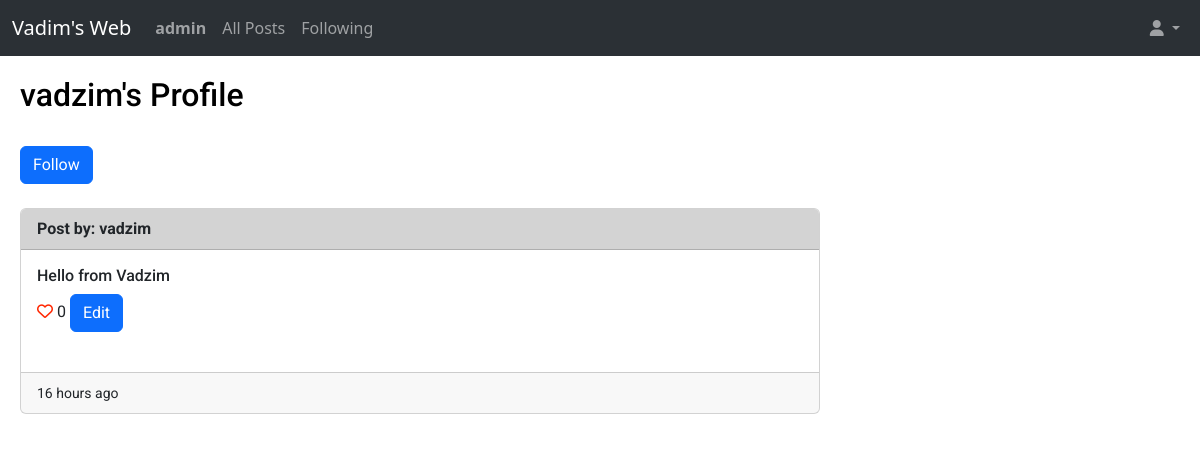
Page /profileforuserid/1 (signed in) on the committed database.
### web/models.py (models this page shows, shortened)
class User(AbstractUser):
    def __str__(self):
        return f"{self.username}"

class Post(models.Model):
    user = models.ForeignKey(User, on_delete=models.CASCADE, related_name='post_user')
    content = models.CharField(max_length=140)
    creation_date = models.DateTimeField(auto_now_add=True, blank=True)
    number_of_likes = models.IntegerField(default=0)
    comments = models.ManyToManyField('Comments', blank=True, related_name="comments")

### web/views.py (the view)
# urls.py: path("profileforuserid/<int:post_user_id>", views.profileforuserid, name="profileforuserid"),
def profileforuserid(request, post_user_id):
    current_user_id = request.user.id
    current_user1 = User.objects.get(id=request.user.id)
    if current_user_id == post_user_id:
        return HttpResponseRedirect(reverse('userprofile'))
    else:
        post_user = User.objects.get(id=post_user_id)
        allposts = Post.objects.filter(user=post_user).order_by('id').reverse()
        allfollow = Follow.objects.all()
        current_following_postuser = False
        for item in allfollow:
            if item.follower == current_user1 and item.followed == post_user:
                current_following_postuser = True
        return render(request, "web/userprofile.html", {
                "allposts": allposts,
                "current_user": post_user,
                "follow": current_following_postuser
            })

### web/templates/web/userprofile.html (shortened to what this page needs)
{% extends "web/layout.html" %}
{% load humanize %}
{% block body %}
    <h2>{{ current_user }}'s Profile</h2>
   <br>
    {% if follow == True %}
        <form action="{% url 'unfollow' current_user.id %}" method="post">
            {% csrf_token %}
            <button type="submit" class="btn btn-primary">Unfollow</button>
        </form>
    {% elif follow == False %}
        <form action="{% url 'follow' current_user.id %}" method="post">
            <button type="submit" class="btn btn-primary">Follow</button>
        </form>
        {% endif %}
   <br>
    {% for post in allposts %}
        <div class="card" style="max-width: 50rem;">
            <div style="background-color:lightgray;" class="card-header">
                <strong>Post by: {{ post.user }}</strong>
            </div>
            <div class="card-body">
                <h6 class="card-title">{{ post.content }}</h6>
                <a href="#"><i class="fa-regular fa-heart" style="color: #ff2600;"></i></a> {{ post.number_of_likes }}
                {% if current_user == post.user %}
                    <button type="button" class="btn btn-primary" data-bs-toggle="modal" data-bs-target="#exampleModal">
                        Edit
                    </button>
                {% endif %}
                <br>
                <br>
            </div>
            <div class="card-footer">
                <small>{{ post.creation_date|naturaltime }}</small>
            </div>
        </div>
        <br>
    {% endfor %}
{% endblock %}

### web/templates/web/layout.html (shortened to what this page needs)
{% load static %}
<!DOCTYPE html>
<html lang="en">
<head>
    <link href="https://cdn.jsdelivr.net/npm/bootstrap@5.3.0-alpha3/dist/css/bootstrap.min.css" rel="stylesheet">
    <link href="{% static 'web/styles.css' %}" rel="stylesheet">
</head>
<body>
    <nav class="navbar bg-dark navbar-expand-lg bg-body-tertiary" data-bs-theme="dark">
        <div class="container-fluid">
          <div class="navbar-brand">Vadim's Web</div>
          <div class="collapse navbar-collapse" id="navbarSupportedContent">
            <ul class="navbar-nav me-auto mb-2 mb-lg-0">
                {% if user.is_authenticated %}
                    <li class="nav-item">
                        <a class="nav-link" href="{% url 'userprofile' %}"><strong>{{ user.username }}</strong></a>
                    </li>
                {% endif %}
                <li class="nav-item">
                    <a class="nav-link"  href="{% url 'index' %}">All Posts</a>
                </li>
                {% if user.is_authenticated %}
                    <li class="nav-item">
                        <a class="nav-link" href="{% url 'myfollowing' %}">Following</a>
                    </li>
                {% endif %}
            </ul>
            <ul class="navbar-nav ms-auto mb-2 mb-lg-0">
                <li class="nav-item dropdown">
                    <a class="nav-link dropdown-toggle" href="#" role="button" data-bs-toggle="dropdown" aria-expanded="false">
                        <i class="fa-solid fa-user"></i>
                    </a>
                  </li>
            </ul>
          </div>
        </div>
      </nav>
    <div class="body">
        {% block body %}
        {% endblock %}
    </div>
</body>
</html>

### web/static/web/styles.css (style rules this page uses)
html { font-size: 16px; }
.body { margin: 20px; font-family: 'Roboto', sans-serif; font-size: 16px; font-weight: 400; color: black; background-color: white; min-width: 320px; }

### rows in the picture
User: username "admin"
User: username "vadzim"
Post: user "vadzim", content "Hello from Vadzim", number_of_likes "0", creation_date "16 hours ago"
